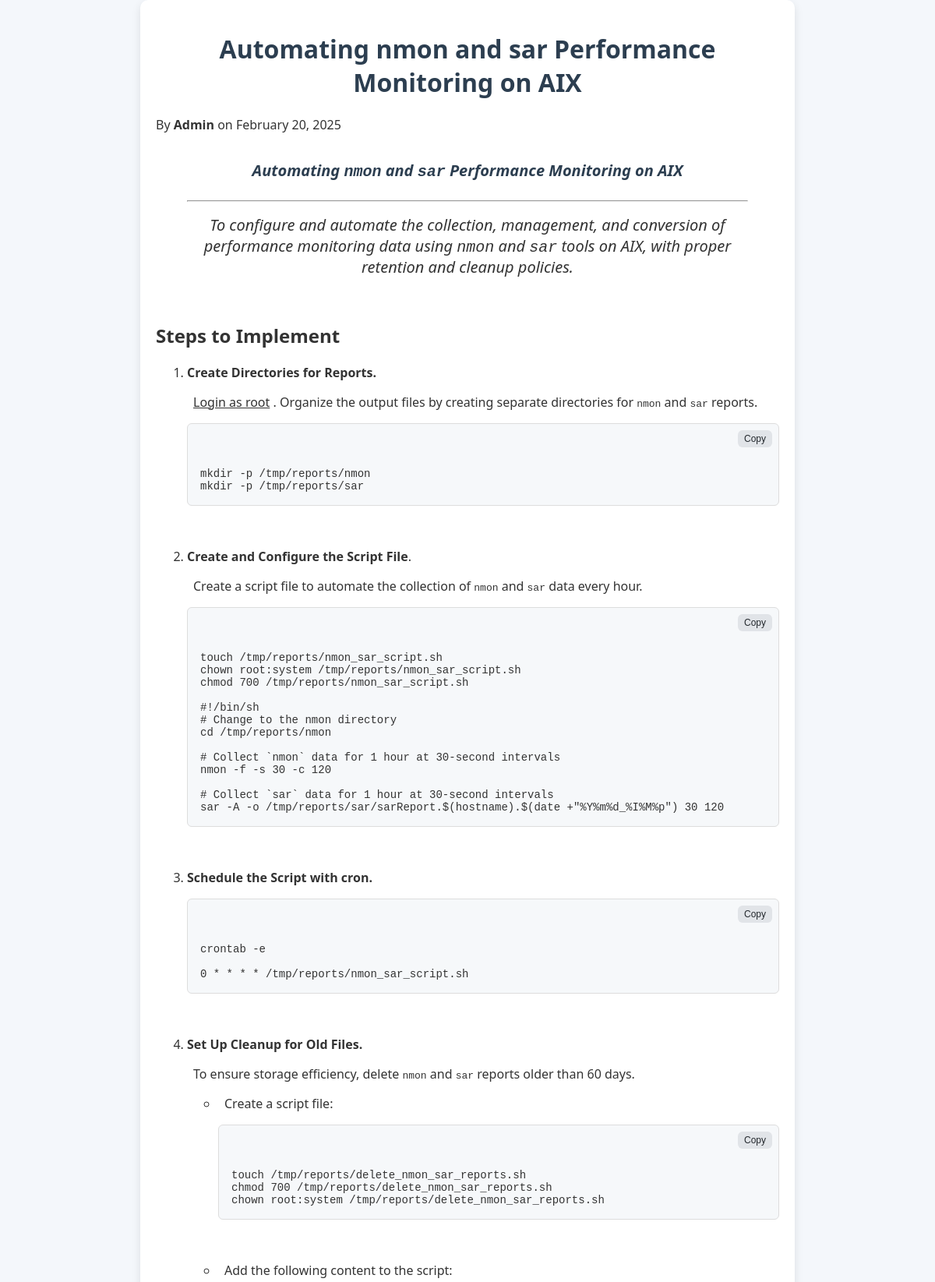
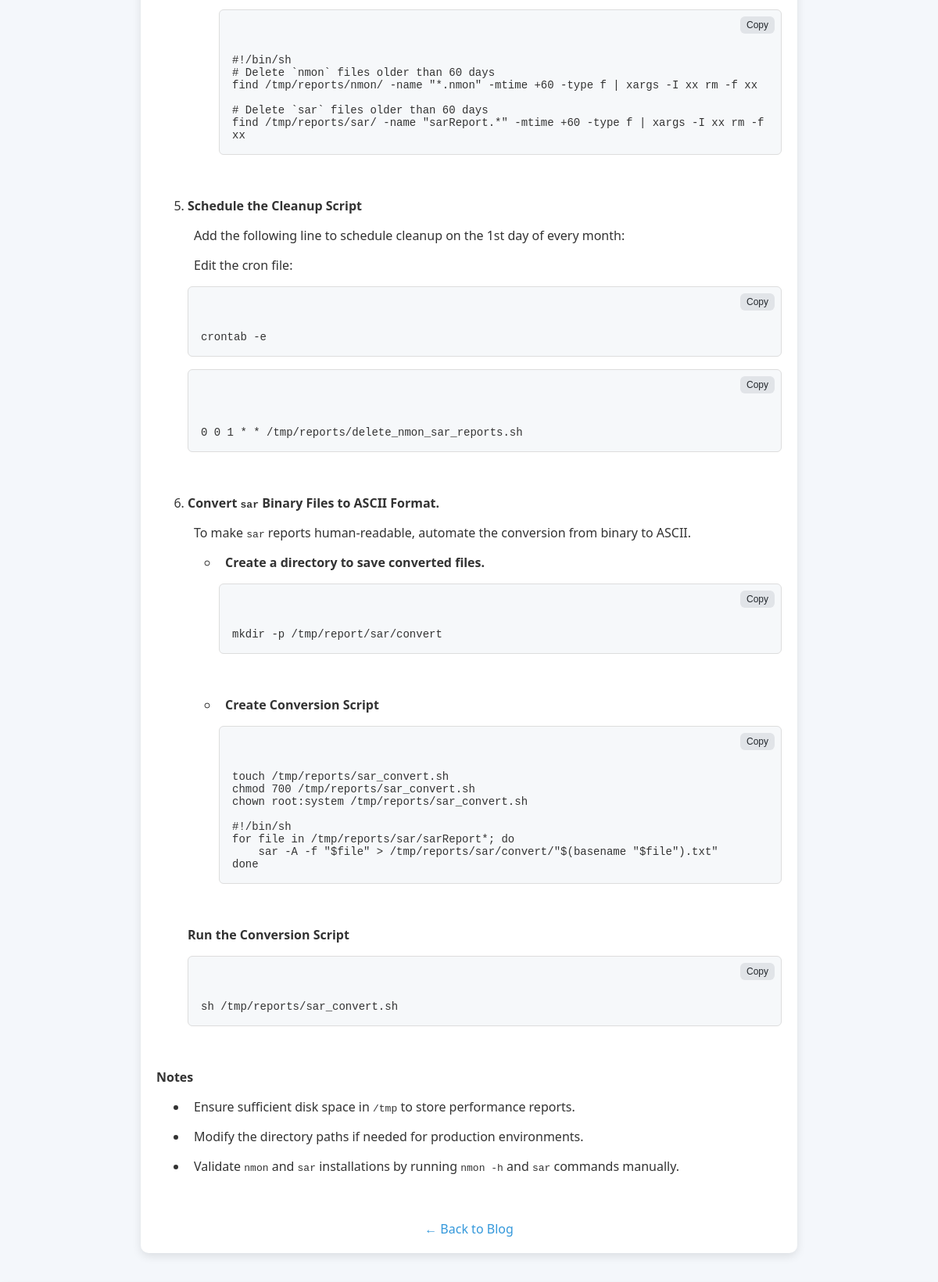
The app's page /post/2/ (upper part) with its own data (2 pictures, top to bottom).
### blog/models.py (models this page shows, shortened)
class Post(models.Model):
    title = models.CharField(max_length=200)
    content = RichTextUploadingField()  # Supports image uploads and code blocks
    author = models.CharField(max_length=100, default="Admin")
    created_at = models.DateTimeField(auto_now_add=True)
    updated_at = models.DateTimeField(auto_now=True)

### blog/views.py (the view, shortened to what this page needs)
# urls.py: path('post/<int:pk>/', views.aix_post_detail, name='aix_post_detail'),
def aix_post_detail(request, pk):
    post = get_object_or_404(Post, pk=pk)
    comments = post.comments.all().order_by('-created_at')  # Retrieve all comments for this post
    return render(request, 'blog/post_detail.html', {'post': post, 'comments': comments})

### blog/templates/blog/post_detail.html (shortened to what this page needs)
<!DOCTYPE html>
<html lang="en">
<head>
    <link rel="stylesheet" href="https://cdnjs.cloudflare.com/ajax/libs/highlight.js/11.7.0/styles/github.min.css">
</head>
<body>
    <div class="container">
        <h1>{{ post.title }}</h1>
        <p>By <strong>{{ post.author }}</strong> on {{ post.created_at|date:"F d, Y" }}</p>
        <div class="content">
            {{ post.content|safe }}
        </div>
        <a class="back-link" href="{% url 'post_list' %}">&larr; Back to Blog</a>
    </div>
</body>
</html>

### blog/templates/blog/post_detail.html (style rules this page uses)
body { font-family: 'Segoe UI', Tahoma, Geneva, Verdana, sans-serif; margin: 0; padding: 0; background-color: #f4f7fb; color: #333; }
.container { width: 90%; max-width: 800px; margin: auto; background: white; padding: 20px; border-radius: 10px; box-shadow: 0 4px 12px rgba(0, 0, 0, 0.1); }
h1 { text-align: center; color: #2c3e50; }
.content { margin-top: 20px; }
.back-link { display: block; margin-top: 20px; text-decoration: none; color: #3498db; text-align: center; font-size: 16px; }
pre { background: none; border: none; padding: 16px; margin: 0; font-size: 14px; overflow-x: auto; white-space: pre-wrap; word-wrap: break-word; }

### records on screen
Post: title "Automating nmon and sar Performance Monitoring on AIX", author "Admin", created_at "February 20, 2025", content "Automating nmon and sar Performance Monitoring on AIX To configure and automate the collection, management, and conversion of performance monitoring data using nmon and sar tools on AIX, with proper retention and cleanup policies. Steps to Implement Create Directories for Reports. Login as root . Organize the output files by creating separate directories for nmon and sar reports. mkdir -p /tmp/reports/nmon mkdir -p /tmp/reports/sar Create and Configure the Script File . Create a script file to automate the collection of nmon and sar data every hour. touch /tmp/reports/nmon_sar_script.sh chown root:system /tmp/reports/nmon_sar_script.sh chmod 700 /tmp/reports/nmon_sar_script.sh #!/bin/sh #…"
